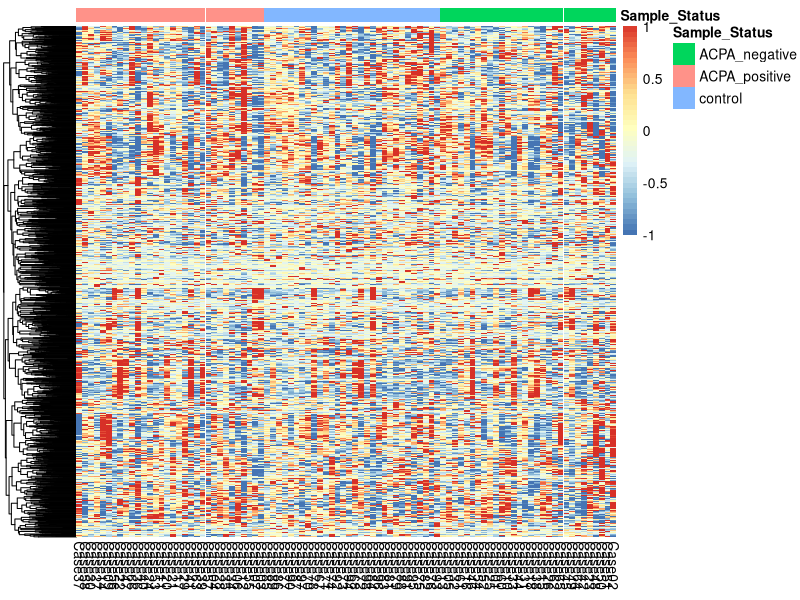
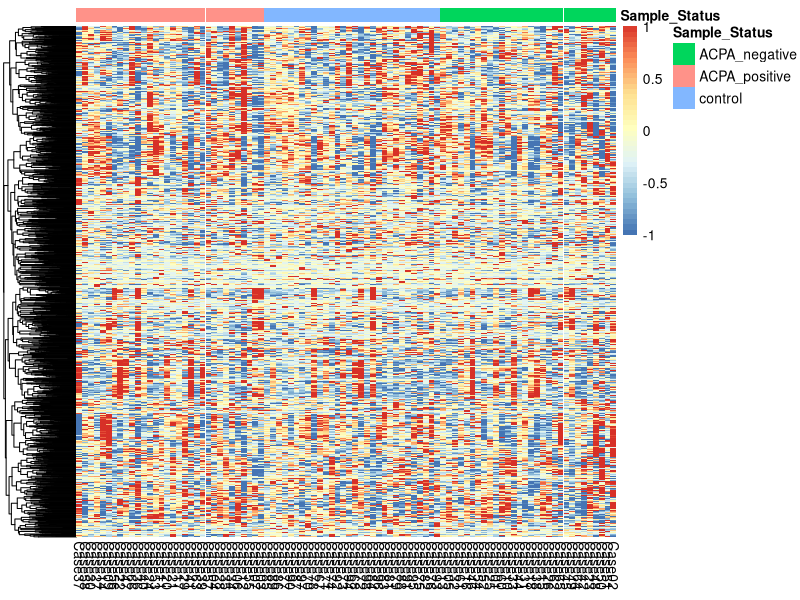

Write R code to recreate these figures, in order.
library(pheatmap)
library(dplyr)
 
#Building a heatmap of all features for all 92 samples.
#Read in all samples
 
all_quantile <- read.csv("../data/all_quantile_df.csv")
#all_quantile <- all_quantile[order(all_quantile$Sample_Status),]

ACPA_neg_df <- filter(all_quantile, all_quantile$Sample_Status == 'ACPA_negative')
#View(ACPA_neg_df)

ACPA_pos_df <- filter(all_quantile, all_quantile$Sample_Status == 'ACPA_positive')
#View(ACPA_pos_df)

control_df <- filter(all_quantile, all_quantile$Sample_Status == 'control')
#View(control_df)
all_quantile <- rbind(ACPA_pos_df,control_df,ACPA_neg_df)

#View(all_quantile)
 
#Check dimensions
dim(all_quantile)
 
#get number of features and samples
num_features <- ncol(all_quantile)-2
#num_features
num_samples <- nrow(all_quantile)
#num_samples
 
#Remove the column of Case IDs and sample status. Make the row names the Case ID
all_quantile_df <- data.frame(matrix(data = 0, nrow=num_samples, ncol=num_features))
rownames(all_quantile_df) <- all_quantile$Case_ID
colnames(all_quantile_df) <- colnames(all_quantile[1,1:num_features])
all_quantile_df[1:num_samples,1:num_features] <- all_quantile[1:num_samples,1:num_features]
#View(all_quantile_df)

#Make a vector of the sample status for the heatmap 
colors_df <- data.frame(matrix(data = 0, nrow = 92, ncol=1))
colnames(colors_df) <- c("Sample_Status")
colors_df[1:92,1] <- all_quantile$Sample_Status
rownames(colors_df) <- all_quantile$Case_ID
#View(colors_df)
 
#Define the breaks and the colors
library(RColorBrewer)
break_list = seq(-1.0,1.0, by=0.05)
color = colorRampPalette(rev(brewer.pal(n = 7, name = "RdYlBu")))(length(break_list))
 
#z-score transformation
quantile_zscore_df <- scale(all_quantile_df, center = TRUE, scale = TRUE)
#View(quantile_zscore_df)
quantile_zscore_transposed <- t(quantile_zscore_df)
#View(quantile_zscore_transposed)
#quantile_zscore_transposed <- data.frame(quantile_zscore_transposed)

#Plot
heatmap_plot <- pheatmap(quantile_zscore_transposed, annotation = colors_df, show_rownames = FALSE, cluster_cols = FALSE, cluster_rows = TRUE,  breaks = break_list, color = color)
pdf("../output/heatmap.pdf")
heatmap_plot
dev.off()
file.remove("./Rplots.pdf")
